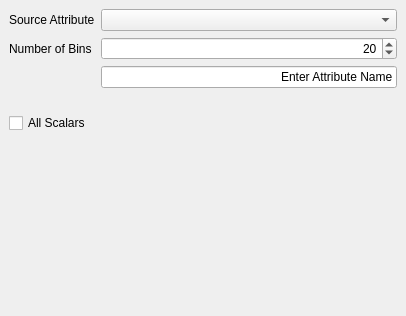
<ui version="4.0" >
 <class>Form</class>
 <widget class="QWidget" name="Form" >
  <property name="geometry" >
   <rect>
    <x>0</x>
    <y>0</y>
    <width>406</width>
    <height>316</height>
   </rect>
  </property>
  <property name="windowTitle" >
   <string>Form</string>
  </property>
  <layout class="QGridLayout" >
   <property name="margin" >
    <number>9</number>
   </property>
   <property name="spacing" >
    <number>6</number>
   </property>
   <item row="0" column="1" >
    <widget class="QComboBox" name="SelectInputScalars" />
   </item>
   <item rowspan="2" row="3" column="0" >
    <widget class="QCheckBox" name="AllScalars" >
     <property name="text" >
      <string>All Scalars</string>
     </property>
    </widget>
   </item>
   <item row="0" column="0" >
    <widget class="QLabel" name="label" >
     <property name="text" >
      <string>Source Attribute</string>
     </property>
    </widget>
   </item>
   <item row="1" column="0" >
    <widget class="QLabel" name="label_2" >
     <property name="text" >
      <string>Number of Bins</string>
     </property>
    </widget>
   </item>
   <item rowspan="6" row="5" column="0" colspan="2" >
    <spacer>
     <property name="orientation" >
      <enum>Qt::Vertical</enum>
     </property>
     <property name="sizeHint" >
      <size>
       <width>20</width>
       <height>40</height>
      </size>
     </property>
    </spacer>
   </item>
   <item row="1" column="1" >
    <widget class="QSpinBox" name="SelectNumberOfBins" >
     <property name="toolTip" >
      <string>Select number of bins to sort attribute into.</string>
     </property>
     <property name="alignment" >
      <set>Qt::AlignRight</set>
     </property>
     <property name="maximum" >
      <number>50</number>
     </property>
     <property name="minimum" >
      <number>4</number>
     </property>
     <property name="value" >
      <number>20</number>
     </property>
    </widget>
   </item>
   <item row="2" column="1" >
    <widget class="QLineEdit" name="SelectManualAttrib" >
     <property name="text" >
      <string>Enter Attribute Name</string>
     </property>
     <property name="alignment" >
      <set>Qt::AlignRight</set>
     </property>
    </widget>
   </item>
  </layout>
 </widget>
 <resources/>
 <connections/>
</ui>
